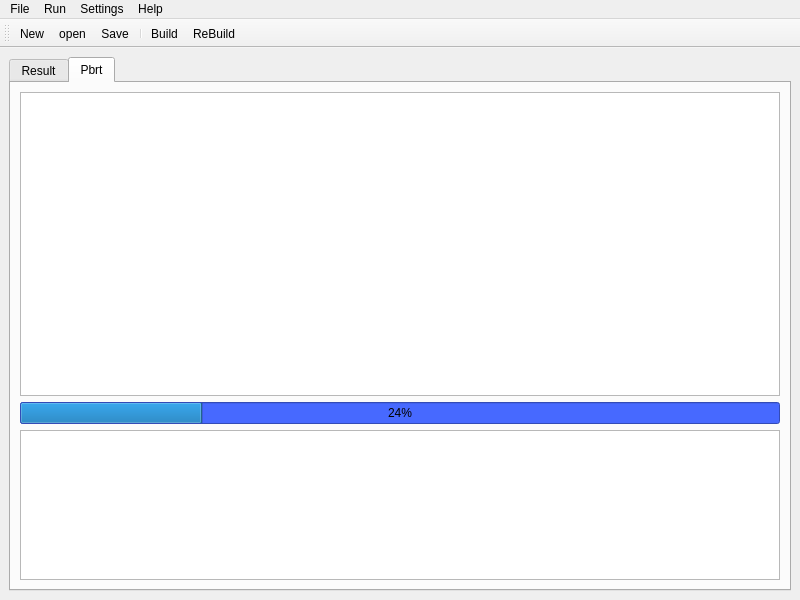
<?xml version="1.0" encoding="UTF-8"?>
<ui version="4.0">
 <class>LMMainWindow</class>
 <widget class="QMainWindow" name="LMMainWindow">
  <property name="geometry">
   <rect>
    <x>0</x>
    <y>0</y>
    <width>800</width>
    <height>600</height>
   </rect>
  </property>
  <property name="acceptDrops">
   <bool>true</bool>
  </property>
  <property name="windowTitle">
   <string>Ligthmass</string>
  </property>
  <widget class="QWidget" name="centralwidget">
   <layout class="QHBoxLayout" name="horizontalLayout">
    <item>
     <widget class="QTabWidget" name="m_mainWidget">
      <property name="currentIndex">
       <number>1</number>
      </property>
      <widget class="QWidget" name="tab">
       <attribute name="title">
        <string>Result</string>
       </attribute>
       <layout class="QVBoxLayout" name="verticalLayout_3">
        <item>
         <widget class="QGraphicsView" name="m_graphicsView"/>
        </item>
       </layout>
      </widget>
      <widget class="QWidget" name="tab_2">
       <attribute name="title">
        <string>Pbrt</string>
       </attribute>
       <layout class="QVBoxLayout" name="verticalLayout_2">
        <item>
         <widget class="QTextEdit" name="m_pbrtTextEdit"/>
        </item>
        <item>
         <widget class="QProgressBar" name="m_progressBar">
          <property name="styleSheet">
           <string notr="true">background-color: rgb(71, 105, 255);</string>
          </property>
          <property name="value">
           <number>24</number>
          </property>
          <property name="textVisible">
           <bool>true</bool>
          </property>
          <property name="orientation">
           <enum>Qt::Horizontal</enum>
          </property>
          <property name="invertedAppearance">
           <bool>false</bool>
          </property>
          <property name="textDirection">
           <enum>QProgressBar::TopToBottom</enum>
          </property>
         </widget>
        </item>
        <item>
         <widget class="QTextBrowser" name="m_outPut">
          <property name="maximumSize">
           <size>
            <width>16777215</width>
            <height>150</height>
           </size>
          </property>
         </widget>
        </item>
       </layout>
      </widget>
     </widget>
    </item>
   </layout>
  </widget>
  <widget class="QMenuBar" name="menubar">
   <property name="geometry">
    <rect>
     <x>0</x>
     <y>0</y>
     <width>800</width>
     <height>23</height>
    </rect>
   </property>
   <widget class="QMenu" name="menuFIle">
    <property name="title">
     <string>File</string>
    </property>
    <widget class="QMenu" name="m_actionRecentFiles">
     <property name="title">
      <string>&amp;Recent Files</string>
     </property>
    </widget>
    <addaction name="m_actionNew"/>
    <addaction name="m_actionOpen"/>
    <addaction name="m_actionRecentFiles"/>
    <addaction name="separator"/>
    <addaction name="m_actionExit"/>
   </widget>
   <widget class="QMenu" name="menuHelp">
    <property name="title">
     <string>Help</string>
    </property>
    <addaction name="actionAbout_Lightmass"/>
   </widget>
   <widget class="QMenu" name="menuRun">
    <property name="title">
     <string>Run</string>
    </property>
    <addaction name="m_actionBuild"/>
    <addaction name="m_actionReBuild"/>
   </widget>
   <widget class="QMenu" name="menuSettings">
    <property name="title">
     <string>Settings</string>
    </property>
    <widget class="QMenu" name="m_actionSkin">
     <property name="title">
      <string>&amp;Skins</string>
     </property>
     <addaction name="m_actionSutra"/>
    </widget>
    <addaction name="m_actionSkin"/>
   </widget>
   <addaction name="menuFIle"/>
   <addaction name="menuRun"/>
   <addaction name="menuSettings"/>
   <addaction name="menuHelp"/>
  </widget>
  <widget class="QToolBar" name="toolBar">
   <property name="windowTitle">
    <string>toolBar</string>
   </property>
   <attribute name="toolBarArea">
    <enum>TopToolBarArea</enum>
   </attribute>
   <attribute name="toolBarBreak">
    <bool>false</bool>
   </attribute>
   <addaction name="m_actionNew"/>
   <addaction name="m_actionOpen"/>
   <addaction name="m_actionSave"/>
   <addaction name="separator"/>
   <addaction name="m_actionBuild"/>
   <addaction name="m_actionReBuild"/>
  </widget>
  <action name="m_actionOpen">
   <property name="icon">
    <iconset resource="../App.qrc">
     <normaloff>:/icon/Icon/Open.png</normaloff>:/icon/Icon/Open.png</iconset>
   </property>
   <property name="text">
    <string>open</string>
   </property>
   <property name="toolTip">
    <string>打开</string>
   </property>
   <property name="shortcut">
    <string>Ctrl+O</string>
   </property>
  </action>
  <action name="m_actionExit">
   <property name="text">
    <string>Exit</string>
   </property>
  </action>
  <action name="actionAbout_Lightmass">
   <property name="text">
    <string>About Lightmass</string>
   </property>
  </action>
  <action name="m_actionSave">
   <property name="icon">
    <iconset resource="../App.qrc">
     <normaloff>:/icon/Icon/save.png</normaloff>:/icon/Icon/save.png</iconset>
   </property>
   <property name="text">
    <string>Save</string>
   </property>
   <property name="shortcut">
    <string>Ctrl+S</string>
   </property>
  </action>
  <action name="m_actionBuild">
   <property name="icon">
    <iconset resource="../App.qrc">
     <normaloff>:/icon/Icon/Compile.png</normaloff>:/icon/Icon/Compile.png</iconset>
   </property>
   <property name="text">
    <string>Build</string>
   </property>
   <property name="shortcut">
    <string>F5</string>
   </property>
  </action>
  <action name="m_actionNew">
   <property name="icon">
    <iconset resource="../App.qrc">
     <normaloff>:/icon/Icon/new.png</normaloff>:/icon/Icon/new.png</iconset>
   </property>
   <property name="text">
    <string>New</string>
   </property>
   <property name="shortcut">
    <string>Ctrl+N</string>
   </property>
  </action>
  <action name="m_actionReBuild">
   <property name="icon">
    <iconset resource="../App.qrc">
     <normaloff>:/icon/Icon/d_play.png</normaloff>:/icon/Icon/d_play.png</iconset>
   </property>
   <property name="text">
    <string>ReBuild</string>
   </property>
   <property name="shortcut">
    <string>Ctrl+F5</string>
   </property>
  </action>
  <action name="actionSkin">
   <property name="text">
    <string>Skin</string>
   </property>
  </action>
  <action name="m_actionSutra">
   <property name="text">
    <string>sutra</string>
   </property>
  </action>
 </widget>
 <resources>
  <include location="../App.qrc"/>
 </resources>
 <connections/>
</ui>
